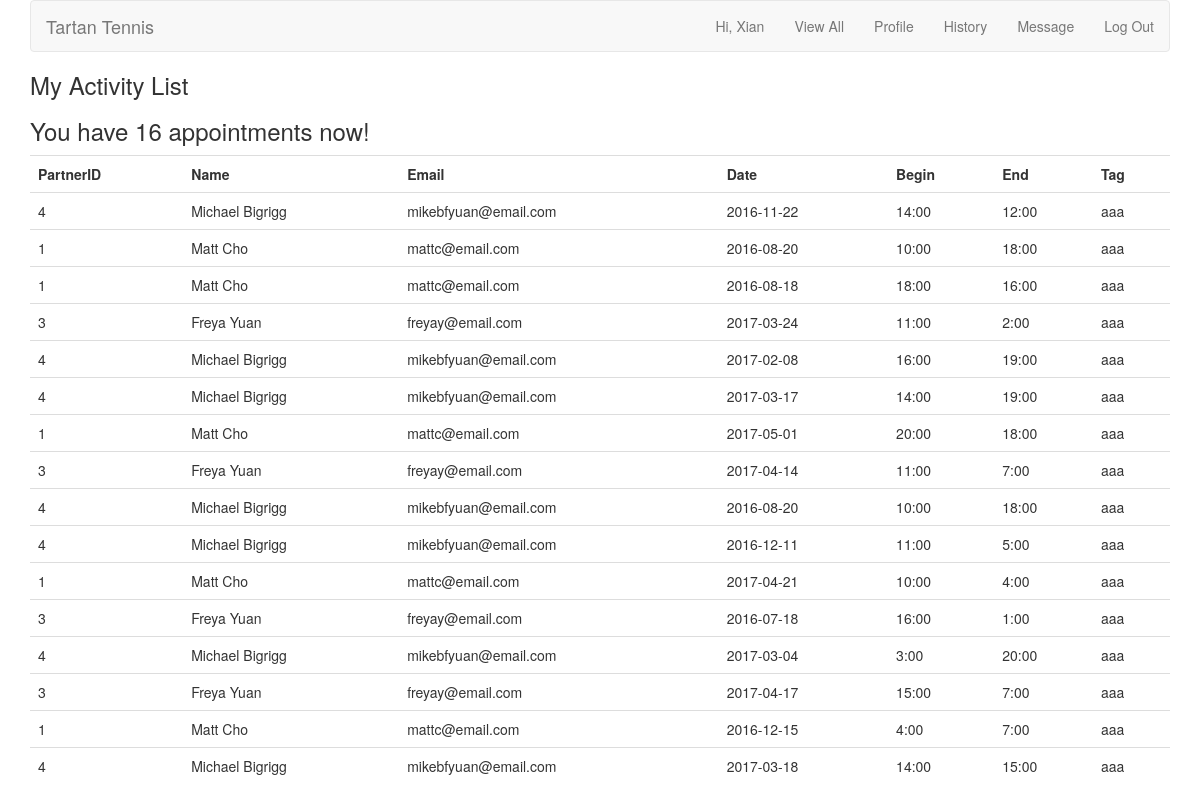
Screenshot of /activities.php (signed in) with the database file from the repository.
### tables this page shows
CREATE TABLE `appointments` (
  `appointment_id` int(10) UNSIGNED NOT NULL PRIMARY KEY AUTO_INCREMENT,
  `poster_id` int(10) UNSIGNED NOT NULL,
  `responder_id` int(10) UNSIGNED NOT NULL,
  `time_id` int(11) UNSIGNED NOT NULL,
  `message_id` int(11) UNSIGNED NOT NULL,
  `is_accepted` boolean DEFAULT FALSE
);

CREATE TABLE `users` (
  `user_id` int(10) UNSIGNED NOT NULL PRIMARY KEY AUTO_INCREMENT,
  `first_name` varchar(20) NOT NULL,
  `last_name` varchar(20) NOT NULL,
  `username` varchar(20) NOT NULL,
  `email` varchar(50) NOT NULL,
  `pass` char(40) NOT NULL,
  `created_at` timestamp NOT NULL DEFAULT CURRENT_TIMESTAMP,
  `updated_at` timestamp NOT NULL DEFAULT CURRENT_TIMESTAMP ON UPDATE CURRENT_TIMESTAMP
);

CREATE TABLE `times` (
  `time_id` int(11) NOT NULL PRIMARY KEY AUTO_INCREMENT,
  `begins_date` varchar(20) NOT NULL,
  `begins_time` varchar(20) NOT NULL,
  `ends_time` varchar(20) NOT NULL,
  `tag` tinytext NOT NULL,
  `user_id` int(11) NOT NULL,
  `created_at` timestamp NOT NULL DEFAULT CURRENT_TIMESTAMP,
  FULLTEXT (begins_date, begins_time, ends_time, tag)
);

### activities.php (the view, shortened to what this page needs)
<?php
include ('includes/header.php');
if (isset($_COOKIE['first_name']) AND isset($_COOKIE['user_id'])) {
echo '<h3> My Activity List </h3> ';
$all="SELECT *
		FROM appointments INNER JOIN times
		USING (time_id)
		WHERE (poster_id = {$_COOKIE['user_id']} OR responder_id = {$_COOKIE['user_id']}) AND (begins_date<CURRENT_TIMESTAMP)";
$ra = mysqli_query($dbc, $all);
$num_activities = mysqli_num_rows($ra);
if ($num_activities > 0) {
	echo '<h3>You have ' . $num_activities . ' appointments now! </h3>';
					echo '<table class="table">
							<tr>
								<th>PartnerID</th>
								<th>Name</th>
								<th>Email</th>
								<th>Date</th>
								<th>Begin</th>
								<th>End</th>
								<th>Tag</th>
							</tr>';
					while ($row = mysqli_fetch_array($ra)) {
							$q = "SELECT first_name, last_name, email FROM users WHERE user_id = {$row['poster_id']}";
					        $q2 = "SELECT first_name, last_name, email FROM users WHERE user_id = {$row['responder_id']}";
					        $r = mysqli_query($dbc, $q);
					        $r2 = mysqli_query($dbc, $q2);
					        $subr = mysqli_fetch_array($r);
					        $subr2 = mysqli_fetch_array($r2);
						if($row['poster_id'] == $_COOKIE['user_id']){
						echo
						'<tr>
							<td>' . $row['responder_id'] . '</td>
							<td>' . $subr2['first_name'] . ' ' . $subr2['last_name'] . '</td>
							<td>' . $subr2['email'] . '</td>
							<td>' . $row['begins_date'] . '</td>
							<td>' . $row['begins_time'] . '</td>
							<td>' . $row['ends_time'] . '</td>
							<td>' . $row['tag'] . '</td>
						</tr>';
						}else{
						echo
						'<tr>
							<td>' . $row['poster_id'] . '</td>
							<td>' . $subr['first_name'] . ' ' . $subr['last_name'] . '</td>
							<td>' . $subr['email'] . '</td>
							<td>' . $row['begins_date'] . '</td>
							<td>' . $row['begins_time'] . '</td>
							<td>' . $row['ends_time'] . '</td>
							<td>' . $row['tag'] . '</td>
						</tr>';
						}
					}
					echo '</table>';
				} else {
					echo '<h3>You have no activities now.</h3>';
					echo '<h4>Wanna see more users?</h4>';
					echo '<a class="btn btn-primary btn-sm" href="alltime.php">Go and see</a></h3>';
				}
}else
{
        echo 'You must be logged to access this page.';
}
?>

### rows the page displays
appointments: poster "4", users.first_name "Michael", users.last_name "Bigrigg", users.email "mikebfyuan@email.com", time.begins_date "2016-11-22", time.begins_time "14:00", time.ends_time "12:00", time.tag "aaa"
appointments: responder "1", users.first_name "Matt", users.last_name "Cho", users.email "mattc@email.com", time.begins_date "2016-08-20", time.begins_time "10:00", time.ends_time "18:00", time.tag "aaa"
appointments: responder "1", users.first_name "Matt", users.last_name "Cho", users.email "mattc@email.com", time.begins_date "2016-08-18", time.begins_time "18:00", time.ends_time "16:00", time.tag "aaa"
appointments: poster "3", users.first_name "Freya", users.last_name "Yuan", users.email "freyay@email.com", time.begins_date "2017-03-24", time.begins_time "11:00", time.ends_time "2:00", time.tag "aaa"
appointments: poster "4", users.first_name "Michael", users.last_name "Bigrigg", users.email "mikebfyuan@email.com", time.begins_date "2017-02-08", time.begins_time "16:00", time.ends_time "19:00", time.tag "aaa"
appointments: responder "4", users.first_name "Michael", users.last_name "Bigrigg", users.email "mikebfyuan@email.com", time.begins_date "2017-03-17", time.begins_time "14:00", time.ends_time "19:00", time.tag "aaa"
appointments: poster "1", users.first_name "Matt", users.last_name "Cho", users.email "mattc@email.com", time.begins_date "2017-05-01", time.begins_time "20:00", time.ends_time "18:00", time.tag "aaa"
appointments: responder "3", users.first_name "Freya", users.last_name "Yuan", users.email "freyay@email.com", time.begins_date "2017-04-14", time.begins_time "11:00", time.ends_time "7:00", time.tag "aaa"
appointments: responder "4", users.first_name "Michael", users.last_name "Bigrigg", users.email "mikebfyuan@email.com", time.begins_date "2016-08-20", time.begins_time "10:00", time.ends_time "18:00", time.tag "aaa"
appointments: poster "4", users.first_name "Michael", users.last_name "Bigrigg", users.email "mikebfyuan@email.com", time.begins_date "2016-12-11", time.begins_time "11:00", time.ends_time "5:00", time.tag "aaa"
appointments: poster "1", users.first_name "Matt", users.last_name "Cho", users.email "mattc@email.com", time.begins_date "2017-04-21", time.begins_time "10:00", time.ends_time "4:00", time.tag "aaa"
appointments: responder "3", users.first_name "Freya", users.last_name "Yuan", users.email "freyay@email.com", time.begins_date "2016-07-18", time.begins_time "16:00", time.ends_time "1:00", time.tag "aaa"
appointments: poster "4", users.first_name "Michael", users.last_name "Bigrigg", users.email "mikebfyuan@email.com", time.begins_date "2017-03-04", time.begins_time "3:00", time.ends_time "20:00", time.tag "aaa"
appointments: poster "3", users.first_name "Freya", users.last_name "Yuan", users.email "freyay@email.com", time.begins_date "2017-04-17", time.begins_time "15:00", time.ends_time "7:00", time.tag "aaa"
appointments: responder "1", users.first_name "Matt", users.last_name "Cho", users.email "mattc@email.com", time.begins_date "2016-12-15", time.begins_time "4:00", time.ends_time "7:00", time.tag "aaa"
appointments: poster "4", users.first_name "Michael", users.last_name "Bigrigg", users.email "mikebfyuan@email.com", time.begins_date "2017-03-18", time.begins_time "14:00", time.ends_time "15:00", time.tag "aaa"

### other values shown
$fn "Xian"
$num_activities "16"
